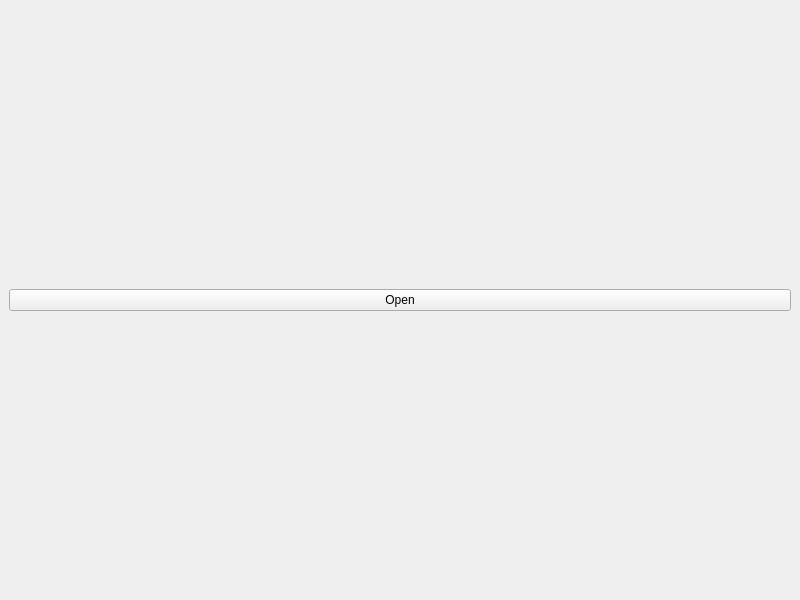
<?xml version="1.0" encoding="UTF-8"?>
<ui version="4.0">
 <class>MainWindow</class>
 <widget class="QMainWindow" name="MainWindow">
  <property name="geometry">
   <rect>
    <x>0</x>
    <y>0</y>
    <width>800</width>
    <height>600</height>
   </rect>
  </property>
  <property name="windowTitle">
   <string>MainWindow</string>
  </property>
  <widget class="QWidget" name="centralwidget">
   <layout class="QVBoxLayout" name="verticalLayout">
    <item>
     <widget class="QPushButton" name="pushButton">
      <property name="text">
       <string>Open</string>
      </property>
     </widget>
    </item>
   </layout>
  </widget>
  <widget class="QMenuBar" name="menubar">
   <property name="geometry">
    <rect>
     <x>0</x>
     <y>0</y>
     <width>800</width>
     <height>27</height>
    </rect>
   </property>
  </widget>
 </widget>
 <resources/>
 <connections/>
</ui>
